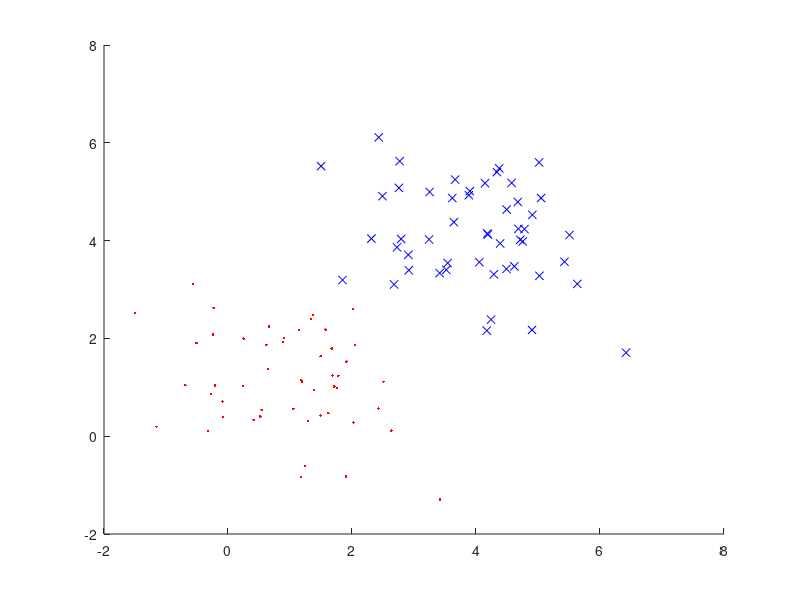

This chart was generated by the following MATLAB code: (Note: this script raises an error after producing the figure.)
close('all');
clear

N1= 50;
N2= 50;

randn('seed' ,0)
m1 = [1 1]; S1 = eye(2);
X1 = mvnrnd(m1 ,S1, N1 )' ;

randn('seed' ,0)
m2 = [4 4]; S2 = eye(2);
X2 = mvnrnd(m2 ,S2, N2 )' ;

X=[X1 X2];
y=[ones(1,N1) -ones(1,N2)];

figure(1), hold on
figure(1), plot(X(1,y==1),X(2,y==1),'r.',X(1,y==-1),X(2,y==-1),'bx')

% 1.
T_max=3000; % max number of base classifiers
[pos_tot, thres_tot, sleft_tot, a_tot, P_tot,K] = boost_clas_coord(X, y, T_max);

% 2.
[y_out, P_error] =boost_clas_coord_out(pos_tot, thres_tot, sleft_tot, a_tot, P_tot,K,X, y);
figure(2), plot(P_error)

% % 3. Test set
% randn('seed' ,100)
% Z1 = mvnrnd(m1 ,S1, N1 )' ;

% randn('seed' ,100)
% Z2 = mvnrnd(m2 ,S2, N2 )' ;

% Z=[Z1 Z2];
% y=[ones(1,N1) -ones(1,N2)];

% % Classify the vectors of Z
% [y_out_Z, P_error_Z] =boost_clas_coord_out(pos_tot, thres_tot, sleft_tot, a_tot, P_tot,K,Z, y);
% figure(3), plot(P_error_Z)